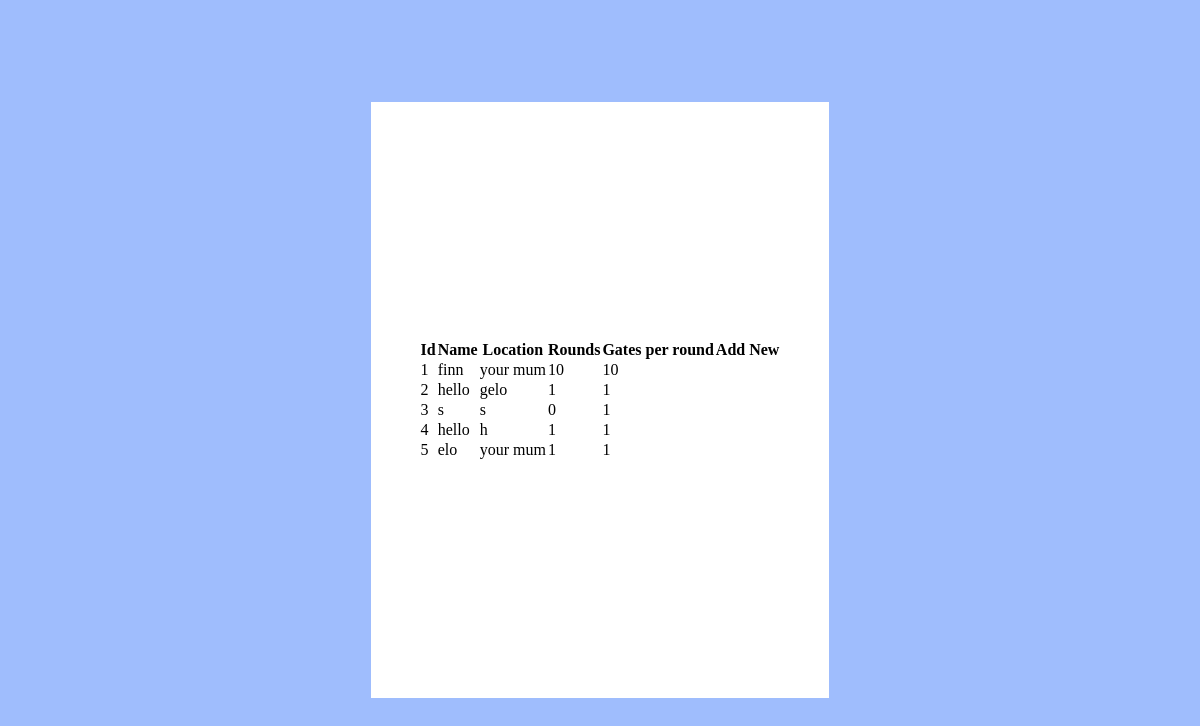
The page /user/comp/list/ on the database its author committed.
### database/models.py (models this page shows, shortened)
class Competition(models.Model):
    name = models.CharField(max_length=100)
    location = models.CharField(max_length=50)
    no_of_rounds = models.IntegerField(validators= [MinValueValidator (1, message='Please enter a number greater than or equal to 1'), MaxValueValidator (30, message='Please enter a number less than or equal to 30')])
    gates_per_round = models.IntegerField(validators= [MinValueValidator (1), MaxValueValidator (30)])

### database/views.py (the view)
# urls.py: path('comp/list/', views.comp_list),
def comp_list(request):
    context = {
        'comp_list': Competition.objects.all()
    }
    return render(request, "competition_register/comp_list.html", context)

### database/templates/competition_register/comp_list.html
{% extends 'base.html' %}
{% load static %}
{% block head %}
    <link rel="stylesheet" href="{% static 'list.css' %}">
{% endblock %}
{% block content %}
<table class="comp-list">
    <thead>
        <tr>
            <th>Id</th>
            <th>Name</th>
            <th>Location</th>
            <th>Rounds</th>
            <th>Gates per round</th>
            <th>Add New</th>
        </tr>
    </thead>
    <tbody>
        {% for comp in comp_list %}
        <tr>
            <td>{{comp.id}}</td>
            <td>{{comp.name}}</td>
            <td>{{comp.location}}</td>
            <td>{{comp.no_of_rounds}}</td>
            <td>{{comp.gates_per_round}}</td>
        </tr>
        {% endfor %}
    </tbody>
</table>
{% endblock %}

### database/static/base.css (style rules this page uses)
body { display: flex; background-color: rgb(159, 189, 253); height: 100vh; margin: 0; }

### database/static/list.css (style rules this page uses)
* { margin: 0; padding: 0; }

### rows shown on the page
Competition: id "1", name "finn", location "your mum", no_of_rounds "10", gates_per_round "10"
Competition: id "2", name "hello", location "gelo", no_of_rounds "1", gates_per_round "1"
Competition: id "3", name "s", location "s", no_of_rounds "0", gates_per_round "1"
Competition: id "4", name "hello", location "h", no_of_rounds "1", gates_per_round "1"
Competition: id "5", name "elo", location "your mum", no_of_rounds "1", gates_per_round "1"
